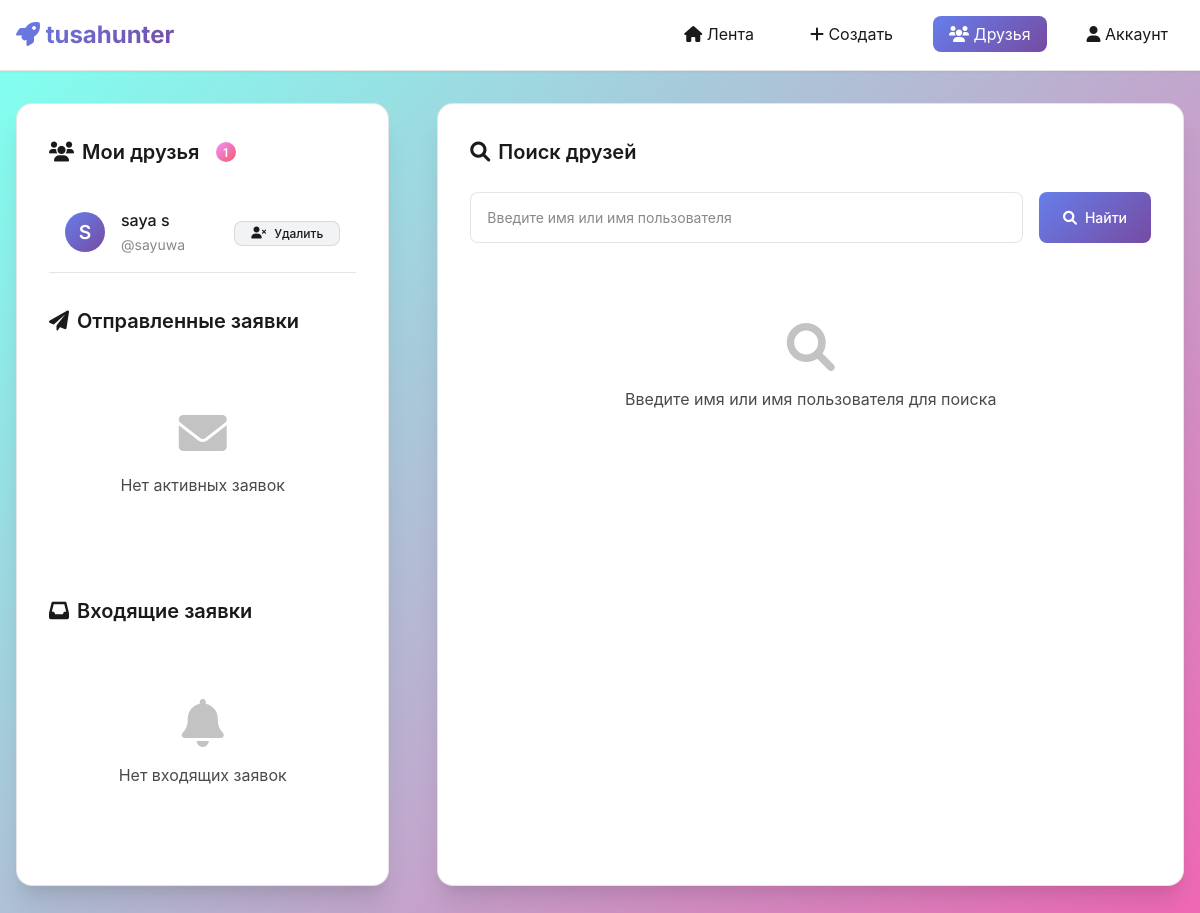
The page /friends.php (signed in) on the database its author committed.
### tables this page shows
CREATE TABLE `users` (
  `userID` int(11) NOT NULL,
  `username` varchar(20) NOT NULL,
  `firstName` varchar(50) NOT NULL,
  `lastName` varchar(50) NOT NULL,
  `email` varchar(50) NOT NULL,
  `password` varchar(100) NOT NULL
);

### friends.php (the view, shortened to what this page needs)
<?php
$currentUserID = $_SESSION['userID'] ?? 1;
$servername = "localhost";
$username = "root";
$password = "";
$dbname = "db_users";
try {
    $conn = new PDO("mysql:host=$servername;dbname=$dbname", $username, $password);
    $conn->setAttribute(PDO::ATTR_ERRMODE, PDO::ERRMODE_EXCEPTION);
} catch(PDOException $e) {
    echo "Connection failed: " . $e->getMessage();
    exit;
}
$stmt = $conn->prepare("
  SELECT u.* FROM friends f
  JOIN users u ON f.friendID = u.userID
  WHERE f.userID = ?
");
$stmt->execute([$currentUserID]);
$friends = $stmt->fetchAll(PDO::FETCH_ASSOC);
$stmt = $conn->prepare("
  SELECT u.* FROM friend_requests fr
  JOIN users u ON fr.receiver_id = u.userID
  WHERE fr.sender_id = ? AND fr.status = 'pending'
");
$stmt->execute([$currentUserID]);
$pendingRequests = $stmt->fetchAll(PDO::FETCH_ASSOC);
$stmt = $conn->prepare("
  SELECT fr.*, u.firstName, u.lastName, u.username FROM friend_requests fr
  JOIN users u ON fr.sender_id = u.userID
  WHERE fr.receiver_id = ? AND fr.status = 'pending'
");
$stmt->execute([$currentUserID]);
$incomingRequests = $stmt->fetchAll(PDO::FETCH_ASSOC);
$searchResults = [];
$searchQuery = '';
?>
<!DOCTYPE html>
<html lang="ru">
<head>
    <link href="https://cdnjs.cloudflare.com/ajax/libs/font-awesome/6.0.0/css/all.min.css" rel="stylesheet">
    <link rel="stylesheet" href="web3-style.css">
</head>
<body>
<header class="header">
    <div class="container">
        <nav class="nav">
                    <div class="nav-brand">
            <i class="fas fa-rocket"></i> tusahunter
        </div>
            <ul class="nav-links">
                <li><a href="index.php" class="nav-link"><i class="fas fa-home"></i> Лента</a></li>
                <li><a href="create.php" class="nav-link"><i class="fas fa-plus"></i> Создать</a></li>
                <li><a href="friends.php" class="nav-link active"><i class="fas fa-users"></i> Друзья</a></li>
                <li><a href="acc.php" class="nav-link"><i class="fas fa-user"></i> Аккаунт</a></li>
            </ul>
        </nav>
    </div>
</header>
<div class="friends-container main-content">
    <div class="friends-wrapper">
        <div class="friends-sidebar animate-fade-in">
            <div class="section-title">
                <i class="fas fa-users"></i> Мои друзья
                <?php if (count($friends) > 0): ?>
                    <span class="badge-count"><?= count($friends) ?></span>
                <?php endif; ?>
            </div>
            <?php if ($friends): ?>
                <?php foreach ($friends as $friend): ?>
                    <div class="friend-item">
                        <div class="friend-info">
                            <div class="friend-avatar">
                                <?= strtoupper(substr($friend['firstName'], 0, 1)) ?>
                            </div>
                            <div class="friend-details">
                                <div class="friend-name"><?= htmlspecialchars($friend['firstName']) ?> <?= htmlspecialchars($friend['lastName']) ?></div>
                                <div class="friend-username">@<?= htmlspecialchars($friend['username']) ?></div>
                            </div>
                        </div>
                        <div class="friend-actions">
                            <form method="post">
                                <button type="submit" class="btn btn-secondary btn-sm">
                                    <i class="fas fa-user-times"></i> Удалить
                                </button>
                            </form>
                        </div>
                    </div>
                <?php endforeach; ?>
            <?php endif; ?>
            <div class="section-title" style="margin-top: var(--spacing-xl);">
                <i class="fas fa-paper-plane"></i> Отправленные заявки
            </div>
            <?php if ($pendingRequests): ?>
                <?php foreach ($pendingRequests as $p): ?>
                    <div class="friend-item">
                        <div class="friend-info">
                            <div class="friend-avatar">
                                <?= strtoupper(substr($p['firstName'], 0, 1)) ?>
                            </div>
                            <div class="friend-details">
                                <div class="friend-name"><?= htmlspecialchars($p['firstName']) ?> <?= htmlspecialchars($p['lastName']) ?></div>
                                <div class="friend-username">@<?= htmlspecialchars($p['username']) ?></div>
                            </div>
                        </div>
                        <div class="friend-actions">
                            <span class="btn btn-sm" style="background: var(--accent-gradient); color: white; cursor: default;">
                                <i class="fas fa-clock"></i> Ожидание
                            </span>
                        </div>
                    </div>
                <?php endforeach; ?>
            <?php else: ?>
                <div class="empty-state">
                    <i class="fas fa-envelope"></i>
                    <p>Нет активных заявок</p>
                </div>
            <?php endif; ?>
            <div class="section-title" style="margin-top: var(--spacing-xl);">
                <i class="fas fa-inbox"></i> Входящие заявки
            </div>
            <?php if ($incomingRequests): ?>
                <?php foreach ($incomingRequests as $in): ?>
                    <div class="request-item">
                        <div class="friend-info">
                            <div class="friend-avatar">
                                <?= strtoupper(substr($in['firstName'], 0, 1)) ?>
                            </div>
                            <div class="friend-details">
                                <div class="friend-name"><?= htmlspecialchars($in['firstName']) ?> <?= htmlspecialchars($in['lastName']) ?></div>
                                <div class="friend-username">@<?= htmlspecialchars($in['username']) ?></div>
                            </div>
                        </div>
                        <div class="friend-actions">
                            <form method="post" style="display: inline;">
                                <input type="hidden" name="accept_request_id" value="<?= (int)$in['id'] ?>">
                                <button type="submit" class="btn btn-success btn-sm">
                                    <i class="fas fa-check"></i> Принять
                                </button>
                            </form>
                            <form method="post" style="display: inline;">
                                <input type="hidden" name="decline_request_id" value="<?= (int)$in['id'] ?>">
                                <button type="submit" class="btn btn-secondary btn-sm">
                                    <i class="fas fa-times"></i> Отклонить
                                </button>
                            </form>
                        </div>
                    </div>
                <?php endforeach; ?>
            <?php else: ?>
                <div class="empty-state">
                    <i class="fas fa-bell"></i>
                    <p>Нет входящих заявок</p>
                </div>
            <?php endif; ?>
        </div>
        <div class="friends-content animate-fade-in">
            <div class="section-title">
                <i class="fas fa-search"></i> Поиск друзей
            </div>
            <div class="search-section">
                <form method="get" class="search-form">
                    <input type="text"
                           name="q"
                           placeholder="Введите имя или имя пользователя"
                           value="<?= htmlspecialchars($searchQuery) ?>"
                           class="form-input search-input"
                           required>
                    <button type="submit" class="btn btn-primary">
                        <i class="fas fa-search"></i> Найти
                    </button>
                </form>
            </div>
            <?php if ($searchQuery): ?>
                <div class="section-title">
                    <i class="fas fa-list"></i> Результаты поиска
                </div>
                <?php if ($searchResults): ?>
                    <div class="results-grid">
                        <?php foreach ($searchResults as $result): ?>
                            <div class="result-item">
                                <div class="friend-info">
                                    <div class="friend-avatar">
                                        <?= strtoupper(substr($result['firstName'], 0, 1)) ?>
                                    </div>
                                    <div class="friend-details">
                                        <div class="friend-name"><?= htmlspecialchars($result['firstName']) ?> <?= htmlspecialchars($result['lastName']) ?></div>
                                        <div class="friend-username">@<?= htmlspecialchars($result['username']) ?></div>
                                    </div>
                                </div>
                                <div class="friend-actions">
                                    <form method="post">
                                        <input type="hidden" name="send_request_id" value="<?= (int)$result['userID'] ?>">
                                        <button type="submit" class="btn btn-primary btn-sm">
                                            <i class="fas fa-user-plus"></i> Отправить заявку
                                        </button>
                                    </form>
                                </div>
                            </div>
                        <?php endforeach; ?>
                    </div>
                <?php else: ?>
                    <div class="empty-state">
                        <i class="fas fa-search"></i>
                        <p>Пользователи не найдены</p>
                    </div>
                <?php endif; ?>
            <?php else: ?>
                <div class="empty-state">
                    <i class="fas fa-search"></i>
                    <p>Введите имя или имя пользователя для поиска</p>
                </div>
            <?php endif; ?>
        </div>
    </div>
</div>
</body>
</html>

### web3-style.css (style rules this page uses)
:root { --primary-gradient: linear-gradient(135deg, #667eea 0%, #764ba2 100%); --secondary-gradient: linear-gradient(135deg, #f093fb 0%, #f5576c 100%); --accent-gradient: linear-gradient(135deg, #4facfe 0%, #00f2fe 100%); --success-gradient: linear-gradient(135deg, #81ffef 0%, #f067b4 100%); --bg-primary: #ffffff; --bg-secondary: #f8f9fa; --bg-card: #ffffff; --bg-elevated: #f1f3f4; --text-primary: #1a1a1a; --text-secondary: #4a4a4a; --text-muted: #888888; --border-light: rgba(0, 0, 0, 0.1); --border-medium: rgba(0, 0, 0, 0.2); --font-primary: 'Inter', -apple-system, BlinkMacSystemFont, 'Segoe UI', Roboto, sans-serif; --font-mono: 'JetBrains Mono', 'SF Mono', Monaco, monospace; --spacing-xs: 0.25rem; --spacing-sm: 0.5rem; --spacing-md: 1rem; --spacing-lg: 1.5rem; --spacing-xl: 2rem; --spacing-2xl: 3rem; --radius-sm: 0.375rem; --radius-md: 0.5rem; --radius-lg: 0.75rem; --radius-xl: 1rem; --shadow-sm: 0 1px 2px 0 rgba(0, 0, 0, 0.05); --shadow-md: 0 4px 6px -1px rgba(0, 0, 0, 0.1), 0 2px 4px -1px rgba(0, 0, 0, 0.06); --shadow-lg: 0 10px 15px -3px rgba(0, 0, 0, 0.1), 0 4px 6px -2px rgba(0, 0, 0, 0.05); --shadow-xl: 0 20px 25px -5px rgba(0, 0, 0, 0.1), 0 10px 10px -5px rgba(0, 0, 0, 0.04); --shadow-glow: 0 0 20px rgba(102, 126, 234, 0.3); }
* { margin: 0; padding: 0; box-sizing: border-box; }
body { font-family: var(--font-primary); background: var(--bg-primary); color: var(--text-primary); line-height: 1.6; overflow-x: hidden; transition: all 0.3s cubic-bezier(0.4, 0, 0.2, 1); }
html { scroll-behavior: smooth; }
p { margin-bottom: var(--spacing-md); color: var(--text-secondary); }
a { color: var(--text-primary); text-decoration: none; transition: all 0.3s ease; }
.container { max-width: 1200px; margin: 0 auto; padding: 0 var(--spacing-md); }
.main-content { padding-top: var(--spacing-2xl); }
.header { background: rgba(255, 255, 255, 0.95); backdrop-filter: blur(20px); border-bottom: 1px solid var(--border-light); position: sticky; top: 0; z-index: 1000; transition: all 0.3s ease; box-shadow: var(--shadow-sm); }
.nav { display: flex; justify-content: space-between; align-items: center; padding: var(--spacing-md) 0; }
.nav-brand { font-size: 1.5rem; font-weight: 700; background: var(--primary-gradient); -webkit-background-clip: text; -webkit-text-fill-color: transparent; background-clip: text; }
.nav-links { display: flex; gap: var(--spacing-lg); list-style: none; }
.nav-link { position: relative; padding: var(--spacing-sm) var(--spacing-md); border-radius: var(--radius-md); transition: all 0.3s ease; }
.nav-link.active { background: var(--primary-gradient); color: white; }
.btn { display: inline-flex; align-items: center; gap: var(--spacing-sm); padding: var(--spacing-sm) var(--spacing-lg); border-radius: var(--radius-md); border: none; font-family: var(--font-primary); font-size: 0.875rem; font-weight: 500; text-decoration: none; cursor: pointer; transition: all 0.3s ease; position: relative; overflow: hidden; }
.btn::before { content: ''; position: absolute; top: 0; left: -100%; width: 100%; height: 100%; background: linear-gradient(90deg, transparent, rgba(255, 255, 255, 0.3), transparent); transition: left 0.5s ease; }
.btn-primary { background: var(--primary-gradient); color: white; }
.btn-secondary { background: var(--bg-elevated); color: var(--text-primary); border: 1px solid var(--border-light); }
.btn-sm { padding: var(--spacing-xs) var(--spacing-md); font-size: 0.75rem; }
.form-input, .form-select, .form-textarea { width: 100%; padding: var(--spacing-md); background: var(--bg-card); border: 1px solid var(--border-light); border-radius: var(--radius-md); color: var(--text-primary); font-family: var(--font-primary); font-size: 0.875rem; transition: all 0.3s ease; }
.form-input::placeholder, .form-textarea::placeholder { color: var(--text-muted); }
.animate-fade-in { animation: fadeIn 0.6s ease-out; }
.nav-link, .post-title, .comment { transition: all 0.3s ease; }

### rows shown on the page
users: firstName "S", firstName "saya", lastName "s", username "sayuwa"

### other values the page prints
count($friends) "1"
